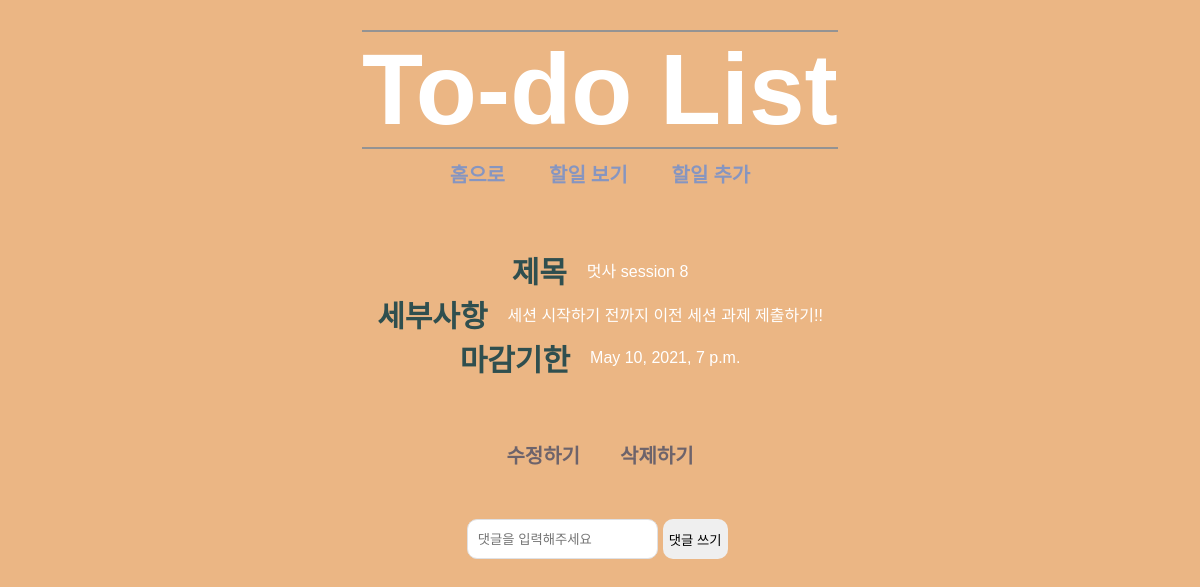
Page /detail/2 on the earlier database version.
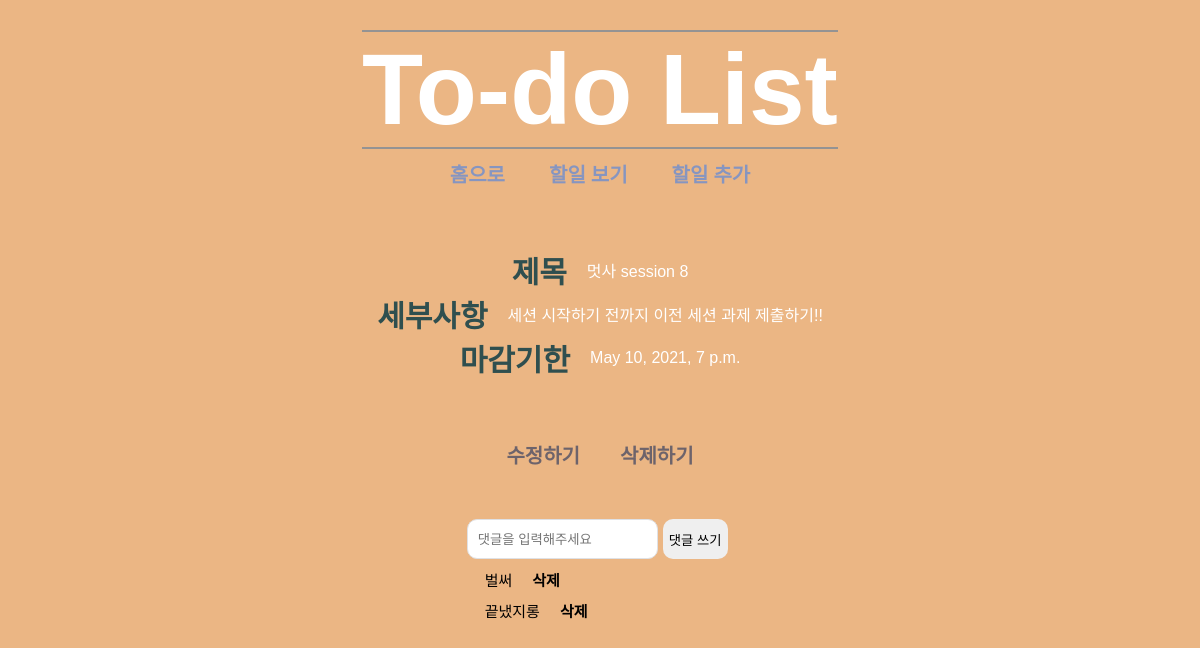
Same page on the later database version.
### app/models.py (models this page shows, shortened)
class List(models.Model):
    title = models.CharField(max_length=200)
    content = models.TextField()
    deadline = models.DateTimeField(null=True, blank=True)

class Comment(models.Model):
    list = models.ForeignKey(List, on_delete=models.CASCADE, related_name='comments')
    content = models.TextField()

### app/views.py (the view, shortened to what this page needs)
# urls.py: path('detail/<int:list_pk>', views.detail, name="detail"),
def detail(request, list_pk):
    list = List.objects.get(pk=list_pk)
    return render(request, 'detail.html', {'list': list})

### app/templates/detail.html (shortened to what this page needs)
{% extends 'base.html' %}
{% block css %}
{% load static %}
<link rel="stylesheet" type="text/css" href="{% static 'detail.css' %}">
{% endblock %}
{% block pages %}
<div class="three-contents">
    <div class="title">
        <h2>제목</h2>
        <p>{{ list.title }}</p>
    </div>
    <div class="content">
        <h2>세부사항</h2>
        <p>{{ list.content }}</p>
    </div>
    <div class="deadline">
        <h2>마감기한</h2>
        <p>{{ list.deadline }}</p>
    </div>
</div>
<div class="three-links">
    <a href="{% url 'edit' list.pk %}">수정하기</a>
    <a href="{% url 'delete' list.pk %}">삭제하기</a>
</div>
<div class="comment">
    <form method="POST">
        <input type="text" name="content" placeholder="댓글을 입력해주세요">
        <button type="submit">댓글 쓰기</button>
    </form>
    <div class="comments">
        {% for comment in list.comments.all %}
        <li>{{ comment.content }}
            <a href="{% url 'delete_comment' list.pk comment.pk %}">삭제</a>
        </li>
        {% endfor %}
    </div>
</div>
{% endblock %}

### app/templates/base.html (shortened to what this page needs)
<!DOCTYPE html>
<html lang="en">
<head>
    {% load static %}
    <link rel="stylesheet" type="text/css" href="{% static 'base.css' %}">
    {% block css %}{% endblock %}
</head>
<body>
    <div class="wrapper">
        <h1>To-do List</h1>
        <div class="menu">
            <a href="{% url 'home' %}">홈으로</a>
            <a href="{% url 'todo' %}">할일 보기</a>
            <a href="{% url 'new' %}">할일 추가</a>
        </div>
        <div class="pages">
            {% block pages %}{% endblock pages %}
        </div>
    </div>
</body>
</html>

### app/static/base.css (style rules this page uses)
* { box-sizing: border-box; margin: 0; }
body { background-color: rgb(235, 182, 132); }
h1 { border-top: 2px rgb(148, 147, 147) solid; border-bottom: 2px rgb(148, 147, 147) solid; font-family: 'Franklin Gothic Medium', 'Arial Narrow', Arial, sans-serif; font-size: 100px; color: white; margin: 10px 0px 10px; }
.wrapper { padding-top: 20px; display: flex; flex-direction: column; align-items: center; width: 100%; }
.menu a { text-decoration: none; font-weight: bold; font-size: 20px; color: rgb(134, 149, 192); margin: 0 20px; }
.pages { padding-top: 30px; }

### app/static/detail.css (style rules this page uses)
.three-contents { display: flex; flex-direction: column; align-items: center; padding: 30px; }
.title { display: flex; align-items: center; }
.content { display: flex; align-items: center; }
.deadline { display: flex; align-items: center; }
h2 { font-family: 'Franklin Gothic Medium', 'Arial Narrow', Arial, sans-serif; font-size: 30px; color: darkslategrey; padding-right: 20px; }
p { font-family: 'Franklin Gothic Medium', 'Arial Narrow', Arial, sans-serif; color: white; }
.three-links { padding: 30px 0; display: flex; justify-content: center; }
a { text-decoration: none; font-weight: bold; font-size: 20px; color: rgba(52, 63, 95, 0.692); margin: 0 20px; }
.comment { width: 100%; display: flex; flex-direction: column; width: 500px; align-items: center; justify-content: center; }
.comment form { margin-top: 20px; width: 100%; display: flex; align-items: center; justify-content: center; }
.comment form > input { margin-right: 5px; box-sizing: border-box; border: 1px solid #dfe1e5; height: 40px; border-radius: 10px; padding-left: 10px; }
.comment form > button { box-sizing: border-box; border:none; height: 40px; border-radius: 10px; }
.comments { width: 45%; }
li { margin-top: 10px; display: flex; align-items: center; justify-content: flex-start; font-size: 15px; }
li > a { font-size: 15px; color: black; }

Differences in the rows shown:
added Comment: content "벌써"
added Comment: content "끝냈지롱"
